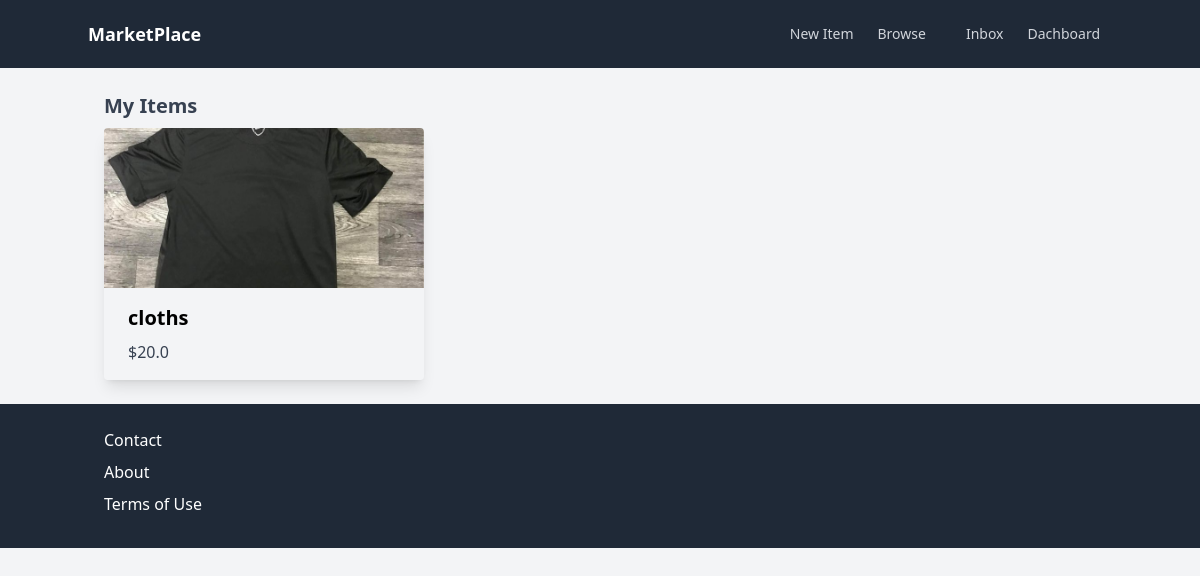
The app's page /dashboard/ (signed in) with its own data.
### item/models.py (models this page shows, shortened)
class Item(models.Model):
    name = models.CharField(max_length = 255)
    description = models.TextField(blank=True, null=True)
    price = models.FloatField()
    is_sold = models.BooleanField(default=False)
    created_at = models.DateTimeField(auto_now_add=True)
    image = models.ImageField(upload_to="items_images", blank=True, null=True)
    created_by = models.ForeignKey(User, related_name="items", on_delete=models.CASCADE)
    category = models.ForeignKey(Category, related_name="items", on_delete=models.CASCADE)

### dashboard/views.py (the view)
# urls.py: path('', views.index, name='index'),
@login_required
def index(request):
    items = Item.objects.filter(created_by=request.user)
    return render(request, 'dashboard/index.html', {
        'items' : items
    })

### dashboard/templates/dashboard/index.html (shortened to what this page needs)
{% extends "main/base.html" %}
{% block content %}
<div class="container mx-auto p-4">
    <h2 class="text-gray-700 text-base font-bold text-xl mb-2">My Items</h2>
    <div class="grid md:grid-cols-3 gap-4">
    {% for item in items %}
    <a href='{% url "item:detail" item.id %}'>
        <div class="max-w-sm rounded overflow-hidden shadow-lg cursor-pointer hover:shadow-2xl transition duration-300 ease-in-out">
            <img class="w-full h-40 object-cover" src="{{item.image.url}}" alt="Product Image">
            <div class="px-6 py-4">
                <div class="font-bold text-xl mb-2">{{item.name}}</div>
                <p class="text-gray-700 text-base">${{item.price}}</p>
            </div>
        </div>
    </a>
        {% endfor %}
    </div>
</div>
{% endblock content %}

### records on screen
Item: image (picture), name "cloths", price "20.0"
